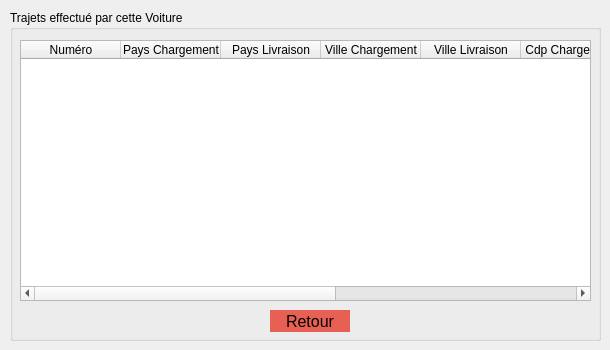
          <widget class="QWidget" name="page_10">
           <widget class="QGroupBox" name="groupBox_6">
            <property name="geometry">
             <rect>
              <x>10</x>
              <y>10</y>
              <width>591</width>
              <height>331</height>
             </rect>
            </property>
            <property name="title">
             <string>Trajets effectué par cette Voiture</string>
            </property>
            <widget class="QTableWidget" name="table_trajeff">
             <property name="geometry">
              <rect>
               <x>10</x>
               <y>30</y>
               <width>571</width>
               <height>261</height>
              </rect>
             </property>
             <column>
              <property name="text">
               <string>Numéro</string>
              </property>
             </column>
             <column>
              <property name="text">
               <string>Pays Chargement</string>
              </property>
             </column>
             <column>
              <property name="text">
               <string>Pays Livraison</string>
              </property>
             </column>
             <column>
              <property name="text">
               <string>Ville Chargement</string>
              </property>
             </column>
             <column>
              <property name="text">
               <string>Ville Livraison</string>
              </property>
             </column>
             <column>
              <property name="text">
               <string>Cdp Chargement</string>
              </property>
             </column>
             <column>
              <property name="text">
               <string>Cdp Livraison</string>
              </property>
             </column>
             <column>
              <property name="text">
               <string>Date Chargment</string>
              </property>
             </column>
             <column>
              <property name="text">
               <string>Date Livraison</string>
              </property>
             </column>
            </widget>
            <widget class="QPushButton" name="pb4">
             <property name="geometry">
              <rect>
               <x>260</x>
               <y>300</y>
               <width>80</width>
               <height>22</height>
              </rect>
             </property>
             <property name="styleSheet">
              <string notr="true">QPushButton {
 background-color:#e86054;  /* Green */ 
  border: none;
 /* color: gray; 
  padding: 15px 32px;*/
  text-align: center;
  font-size: 16px;
	border:9px;
}
QPushButton:hover{

background-color:#e0987b;
color:#7d2b20;
}
QPushButton:click{

background-color:#FCDBCE;
}</string>
             </property>
             <property name="text">
              <string>Retour</string>
             </property>
            </widget>
           </widget>
          </widget>
